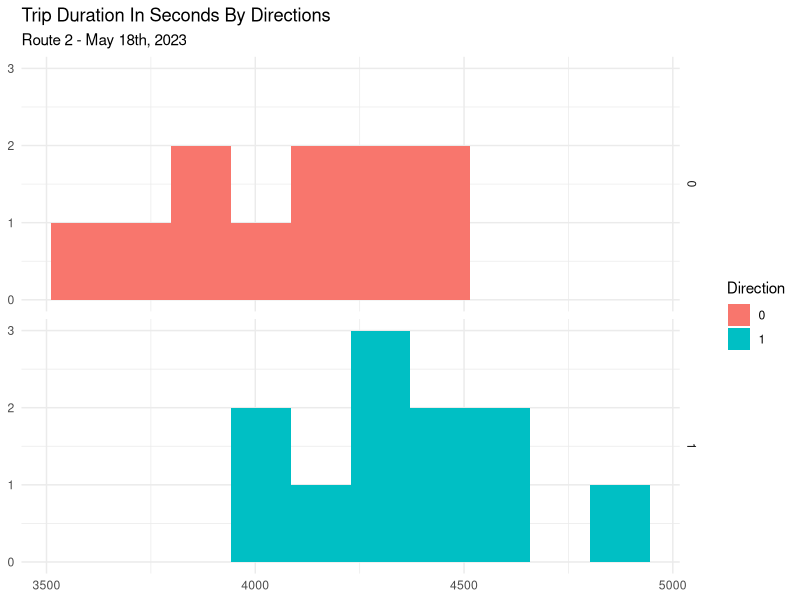
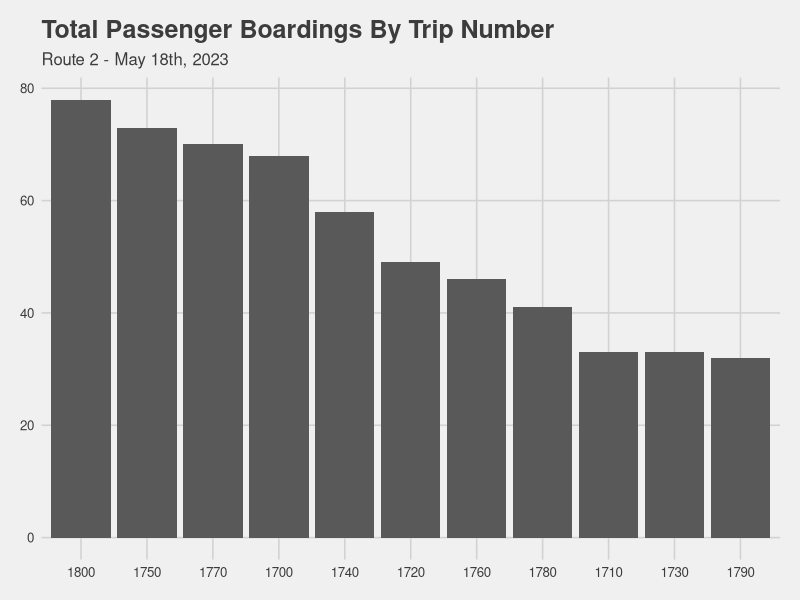

Reproduce these figures in R, in order.
# Load Packages -----------------------------------------------------------

# Load the tidyverse and ggthemes package

library(tidyverse)
library(ggthemes)

# Import Data -------------------------------------------------------------

vehicle_data <- read_csv("stop_event_sample2.csv")

# group by vehicle_number, route_number, direction, and trip_number
# to calculate the total_trip_time in seconds

trip_durations <- vehicle_data |> 
  mutate(DIRECTION_CHAR = as.factor(DIRECTION)) |> 
  group_by(VEHICLE_NUMBER, ROUTE_NUMBER, DIRECTION_CHAR, TRIP_NUMBER) |> 
  summarize(TOTAL_TRIP_TIME_SECONDS=max(ARRIVE_TIME)-min(LEAVE_TIME)) |> 
  ungroup() |> 
  arrange(desc(TOTAL_TRIP_TIME_SECONDS))

# plot a histogram of the various trip times by direction
# use facet rows so it's easy-ish to compare
# it looks like direction 1 is a little slower (longer trip times)
# I was worried about adding too much data to github but I think the 
# histogram would look better with more data :)


ggplot(data=trip_durations,
       mapping=aes(x=TOTAL_TRIP_TIME_SECONDS,fill=DIRECTION_CHAR)) +
  geom_histogram(bins=10) +
  facet_grid(rows = vars(DIRECTION_CHAR)) +
  theme_minimal() + 
  labs(title = "Trip Duration In Seconds By Directions",
       subtitle = "Route 2 - May 18th, 2023",
       x=NULL, y=NULL, fill="Direction")

passenger_boardings_by_trip <- vehicle_data |> 
                                  group_by(ROUTE_NUMBER, TRIP_NUMBER) |> 
                                  summarize(TOTAL_ONS=sum(ONS)) 

ggplot(data=passenger_boardings_by_trip,
       mapping=aes(x=reorder(TRIP_NUMBER,desc(TOTAL_ONS)), y=TOTAL_ONS)) +
  geom_col() +
  labs(title="Total Passenger Boardings By Trip Number",
       subtitle = "Route 2 - May 18th, 2023"
       ,x=NULL,y=NULL) + 
  theme_fivethirtyeight()

